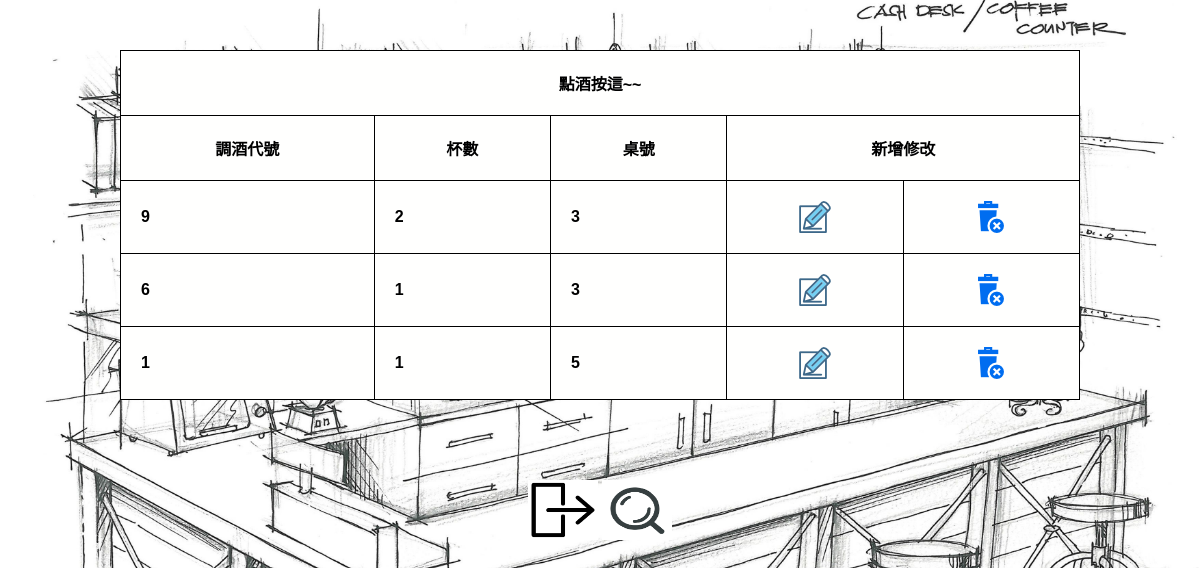
The app's page /main.php (signed in) with its own data.
### tables this page shows
CREATE TABLE `bbb` (
  `A` int(11) NOT NULL,
  `Name` int(11) NOT NULL,
  `count` int(11) NOT NULL,
  `number` varchar(20) NOT NULL,
  `id` int(10) NOT NULL
);

### main.php (the view, shortened to what this page needs)
<?php
include_once 'dbconfig.php';
?>
<!DOCTYPE html PUBLIC "-//W3C//DTD XHTML 1.0 Transitional//EN" "http://www.w3.org/TR/xhtml1/DTD/xhtml1-transitional.dtd">
<html xmlns="http://www.w3.org/1999/xhtml">
<head>
<link rel="stylesheet" href="new.css" type="text/css" />
</head>
<body>
<center>
<div id="body">
 <div id="content ">
    <table align="center"  bgcolor="fffffe" >
    <tr>
    <th colspan="6"><a href="add_data.php">點酒按這~~</a></th>
    </tr>
    <th>調酒代號</th>
    <th>杯數</th>
    <th>桌號</th>
    <th colspan="2">新增修改</th>
    <?php
	$id = $_COOKIE["id"];
 $sql_query="SELECT * FROM bbb WHERE id = '$id'";
 $result_set = mysqli_query($link, $sql_query);
 while ($row = mysqli_fetch_row($result_set))
 {
  ?>
        <tr>
        <td><?php echo $row[1]; ?></td>
        <td><?php echo $row[2]; ?></td>
        <td><?php echo $row[3]; ?></td>
		<td align="center"><a href="javascript:edt_id('<?php echo $row[0]; ?>')"><img src="b_edit.png" align="EDIT" /></a></td>
        <td align="center"><a href="javascript:delete_id('<?php echo $row[0]; ?>')"><img src="b_drop.png" align="DELETE" /></a></td>
        </tr>
        <?php
 }
 ?>
    </table>
    </div>
</div>
<a href="logout.php" ><img src="out.png"width="70"  height="60" ></a>
<a href="20.html"><img src="find.png"width="70"  height="60" ></a>
</center>
</body>
</html>

### new.css (style rules this page uses)
* { margin:0; padding:0; }
body { background-image: url(bar.jpg); background-repeat: no-repeat; background-attachment: fixed; background-position: center; background-size: cover; }
#body { margin-top:50px; }
table { width:80%; font-family:Tahoma, Geneva, sans-serif; font-weight:bolder; color:#000000; margin-bottom:80px; background :"ffffff" }
table a { text-decoration:none; color:#000000; }
table,td,th { border-collapse:collapse; border:solid #000000 1px; padding:20px; background :"ffffff" }

### records on screen
bbb: Name "9", count "2", number "3"
bbb: Name "6", count "1", number "3"
bbb: Name "1", count "1", number "5"
